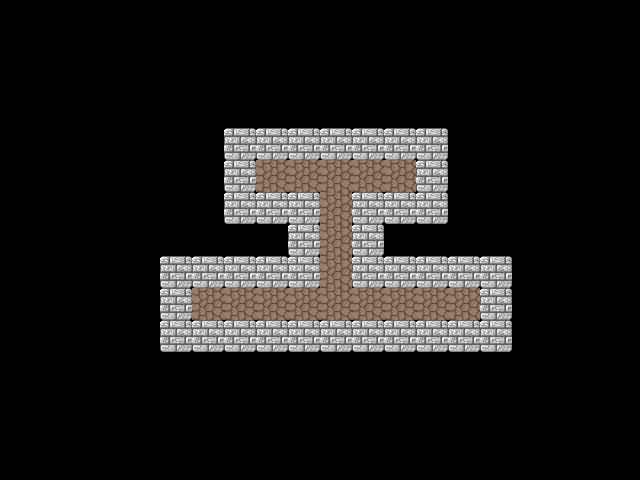

The image is a tile-based game level rendered from a .tmx file. Its description and complete source (layers, tilesets, objects, tile grids) follow:
An orthogonal 20x15 tile map with 32x32 px tiles, 2 tile layers (Grounds, Walls), 6 tilesets and 7 objects (3x Red, 3x Blue, Hero).

<map version="1.0" orientation="orthogonal" width="20" height="15" tilewidth="32" tileheight="32">
 <tileset firstgid="1" name="grounds" tilewidth="32" tileheight="32">
  <image source="../assets/images/grounds.png" width="128" height="128" />
 </tileset>
 <tileset firstgid="17" name="walls" tilewidth="32" tileheight="32">
  <image source="../assets/images/walls.png" width="128" height="96" />
 </tileset>
 <tileset firstgid="29" name="changers" tilewidth="32" tileheight="32">
  <image source="../assets/images/changers.png" width="96" height="32" />
 </tileset>
 <tileset firstgid="32" name="capsules" tilewidth="32" tileheight="32">
  <image source="../assets/images/capsules.png" width="96" height="64" />
 </tileset>
 <tileset firstgid="38" name="viruses" tilewidth="32" tileheight="32">
  <image source="../assets/images/viruses.png" width="96" height="128" />
 </tileset>
 <tileset firstgid="50" name="hero" tilewidth="32" tileheight="32">
  <image source="../assets/images/character.png" width="384" height="96" />
 </tileset>
 <layer name="Grounds" width="20" height="15">
  <data encoding="csv">
0,0,0,0,0,0,0,0,0,0,0,0,0,0,0,0,0,0,0,0,
0,0,0,0,0,0,0,0,0,0,0,0,0,0,0,0,0,0,0,0,
0,0,0,0,0,0,0,0,0,0,0,0,0,0,0,0,0,0,0,0,
0,0,0,0,0,0,0,0,0,0,0,0,0,0,0,0,0,0,0,0,
0,0,0,0,0,0,0,0,0,0,0,0,0,0,0,0,0,0,0,0,
0,0,0,0,0,0,0,0,2,2,2,2,2,0,0,0,0,0,0,0,
0,0,0,0,0,0,0,0,0,0,2,0,0,0,0,0,0,0,0,0,
0,0,0,0,0,0,0,0,0,0,2,0,0,0,0,0,0,0,0,0,
0,0,0,0,0,0,0,0,0,0,2,0,0,0,0,0,0,0,0,0,
0,0,0,0,0,0,2,2,2,2,2,2,2,2,2,0,0,0,0,0,
0,0,0,0,0,0,0,0,0,0,0,0,0,0,0,0,0,0,0,0,
0,0,0,0,0,0,0,0,0,0,0,0,0,0,0,0,0,0,0,0,
0,0,0,0,0,0,0,0,0,0,0,0,0,0,0,0,0,0,0,0,
0,0,0,0,0,0,0,0,0,0,0,0,0,0,0,0,0,0,0,0,
0,0,0,0,0,0,0,0,0,0,0,0,0,0,0,0,0,0,0,0
</data>
 </layer>
 <layer name="Walls" width="20" height="15">
  <data encoding="csv">
0,0,0,0,0,0,0,0,0,0,0,0,0,0,0,0,0,0,0,0,
0,0,0,0,0,0,0,0,0,0,0,0,0,0,0,0,0,0,0,0,
0,0,0,0,0,0,0,0,0,0,0,0,0,0,0,0,0,0,0,0,
0,0,0,0,0,0,0,0,0,0,0,0,0,0,0,0,0,0,0,0,
0,0,0,0,0,0,0,21,21,21,21,21,21,21,0,0,0,0,0,0,
0,0,0,0,0,0,0,21,0,0,0,0,0,21,0,0,0,0,0,0,
0,0,0,0,0,0,0,21,21,21,0,21,21,21,0,0,0,0,0,0,
0,0,0,0,0,0,0,0,0,21,0,21,0,0,0,0,0,0,0,0,
0,0,0,0,0,21,21,21,21,21,0,21,21,21,21,21,0,0,0,0,
0,0,0,0,0,21,0,0,0,0,0,0,0,0,0,21,0,0,0,0,
0,0,0,0,0,21,21,21,21,21,21,21,21,21,21,21,0,0,0,0,
0,0,0,0,0,0,0,0,0,0,0,0,0,0,0,0,0,0,0,0,
0,0,0,0,0,0,0,0,0,0,0,0,0,0,0,0,0,0,0,0,
0,0,0,0,0,0,0,0,0,0,0,0,0,0,0,0,0,0,0,0,
0,0,0,0,0,0,0,0,0,0,0,0,0,0,0,0,0,0,0,0
</data>
 </layer>
 <objectgroup name="Changers" width="20" height="15">
  <object name="Red" gid="29" x="384" y="192">
   <properties>
    <property name="type" value="red" />
   </properties>
  </object>
  <object name="Blue" gid="30" x="256" y="192">
   <properties>
    <property name="type" value="blue" />
   </properties>
  </object>
 </objectgroup>
 <objectgroup name="Capsules" width="20" height="15">
  <object name="Red" gid="32" x="224" y="320">
   <properties>
    <property name="type" value="red" />
   </properties>
  </object>
  <object name="Blue" gid="33" x="416" y="320">
   <properties>
    <property name="type" value="blue" />
   </properties>
  </object>
 </objectgroup>
 <objectgroup name="Viruses" width="20" height="15">
  <object name="Red" gid="38" x="192" y="320">
   <properties>
    <property name="type" value="red" />
   </properties>
  </object>
  <object name="Blue" gid="39" x="448" y="320">
   <properties>
    <property name="type" value="blue" />
   </properties>
  </object>
 </objectgroup>
 <objectgroup name="Hero" width="20" height="15">
  <object name="Hero" gid="74" x="320" y="320">
   <properties>
    <property name="color" value="green" />
    <property name="facing" value="down" />
   </properties>
  </object>
 </objectgroup>
</map>